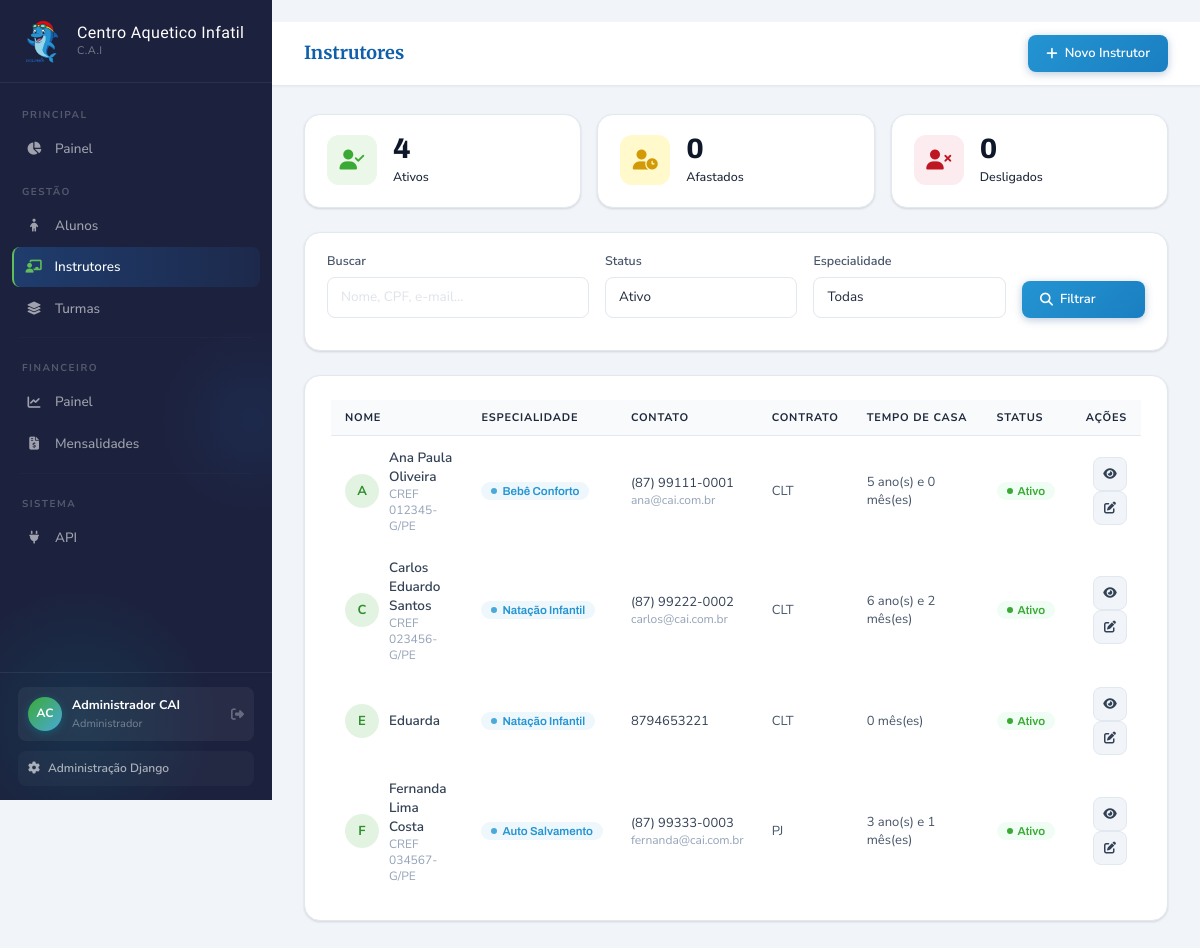
/professores/ (signed in), run on the app's committed database.
### apps/accounts/models.py (models this page shows, shortened)
class Usuario(AbstractUser):
    PERFIL_CHOICES = [
        ('admin', 'Administrador'),
        ('coordenacao', 'Coordenação'),
        ('financeiro', 'Financeiro'),
        ('professor', 'Professor'),
    ]
    perfil = models.CharField(
        max_length=20,
        choices=PERFIL_CHOICES,
        default='professor',
        verbose_name='Perfil'
    )
    telefone = models.CharField(max_length=20, blank=True, verbose_name='Telefone')
    foto = models.ImageField(
        upload_to='usuarios/', null=True, blank=True, verbose_name='Foto'
    )
    ativo = models.BooleanField(default=True, verbose_name='Ativo')
    criado_em = models.DateTimeField(auto_now_add=True)
    atualizado_em = models.DateTimeField(auto_now=True)
    class Meta:
        verbose_name = 'Usuário'
        verbose_name_plural = 'Usuários'
        ordering = ['first_name', 'last_name']

### apps/professores/models.py (models this page shows, shortened)
class Professor(models.Model):
    ESPECIALIDADE_CHOICES = [
        ('natacao_infantil', 'Natação Infantil'),
        ('bebe_conforto', 'Bebê Conforto'),
        ('auto_salvamento', 'Auto Salvamento'),
        ('hidroginastica', 'Hidroginástica'),
        ('geral', 'Geral'),
    ]
    STATUS_CHOICES = [
        ('ativo', 'Ativo'),
        ('afastado', 'Afastado'),
        ('desligado', 'Desligado'),
    ]
    TIPO_CONTRATO_CHOICES = [
        ('clt', 'CLT'),
        ('pj', 'PJ'),
        ('autonomo', 'Autônomo'),
        ('voluntario', 'Voluntário'),
    ]
    nome = models.CharField(max_length=150, verbose_name='Nome Completo')
    cpf = models.CharField(max_length=14, unique=True, verbose_name='CPF')
    rg = models.CharField(max_length=20, blank=True, verbose_name='RG')
    data_nascimento = models.DateField(null=True, blank=True, verbose_name='Data de Nascimento')
    telefone = models.CharField(max_length=20, verbose_name='Telefone')
    email = models.EmailField(blank=True, verbose_name='E-mail')
    cep = models.CharField(max_length=9, blank=True, verbose_name='CEP')
    logradouro = models.CharField(max_length=200, blank=True, verbose_name='Logradouro')
    numero = models.CharField(max_length=10, blank=True, verbose_name='Número')
    bairro = models.CharField(max_length=100, blank=True, verbose_name='Bairro')
    cidade = models.CharField(max_length=100, default='Araripina', verbose_name='Cidade')
    estado = models.CharField(max_length=2, default='PE', verbose_name='Estado')
    especialidade = models.CharField(
        max_length=30, choices=ESPECIALIDADE_CHOICES, default='natacao_infantil',
        verbose_name='Especialidade'
    )
    formacao = models.CharField(max_length=200, blank=True, verbose_name='Formação')
    registro_cref = models.CharField(max_length=30, blank=True, verbose_name='CREF')
    anos_experiencia = models.PositiveIntegerField(default=0, verbose_name='Anos de Experiência')
    tipo_contrato = models.CharField(
        max_length=20, choices=TIPO_CONTRATO_CHOICES, default='clt',
        verbose_name='Tipo de Contrato'
    )
    salario = models.DecimalField(
        max_digits=8, decimal_places=2, null=True, blank=True, verbose_name='Salário/Valor'
    )
    status = models.CharField(
        max_length=20, choices=STATUS_CHOICES, default='ativo', verbose_name='Status'
    )
    data_admissao = models.DateField(default=date.today, verbose_name='Data de Admissão')
    data_desligamento = models.DateField(null=True, blank=True, verbose_name='Data de Desligamento')
    foto = models.ImageField(
        upload_to='professores/fotos/', null=True, blank=True, verbose_name='Foto'
    )
    bio = models.TextField(blank=True, verbose_name='Biografia/Observações')
    criado_em = models.DateTimeField(auto_now_add=True)
    atualizado_em = models.DateTimeField(auto_now=True)
    class Meta:
        verbose_name = 'Professor/Instrutor'
        verbose_name_plural = 'Professores/Instrutores'
        ordering = ['nome']
    @property
    def tempo_de_casa(self):
        ref = self.data_desligamento or date.today()
        delta = ref - self.data_admissao
        anos = delta.days // 365
        meses = (delta.days % 365) // 30
        if anos > 0:
            return f"{anos} ano(s) e {meses} mês(es)"
        return f"{meses} mês(es)"

### apps/professores/views.py (the view)
# urls.py: path('', views.lista_professores, name='lista_professores'),
@login_required
def lista_professores(request):
    q = request.GET.get('q', '')
    status = request.GET.get('status', 'ativo')
    especialidade = request.GET.get('especialidade', '')
    professores = Professor.objects.all()
    if status:
        professores = professores.filter(status=status)
    if especialidade:
        professores = professores.filter(especialidade=especialidade)
    if q:
        professores = professores.filter(
            Q(nome__icontains=q) | Q(cpf__icontains=q) | Q(email__icontains=q)
        )
    ativos = Professor.objects.filter(status='ativo').count()
    afastados = Professor.objects.filter(status='afastado').count()
    desligados = Professor.objects.filter(status='desligado').count()
    context = {
        'professores': professores,
        'q': q,
        'status': status,
        'especialidade': especialidade,
        'ativos': ativos,
        'afastados': afastados,
        'desligados': desligados,
    }
    return render(request, 'professores/lista.html', context)

### templates/professores/lista.html (shortened to what this page needs)
﻿{% extends 'base.html' %}
{% block page_title %}Instrutores{% endblock %}
{% block topbar_actions %}
<a href="{% url 'novo_professor' %}" class="btn-cai btn-cai-primary"><i class="fas fa-plus"></i> Novo Instrutor</a>
{% endblock %}
{% block content %}
<div class="row g-3 mb-4">
  <div class="col-md-4">
    <div class="kpi-card green"><div class="kpi-icon-wrap green"><i class="fas fa-user-check"></i></div><div><div class="kpi-value">{{ ativos }}</div><div class="kpi-label">Ativos</div></div></div>
  </div>
  <div class="col-md-4">
    <div class="kpi-card gold"><div class="kpi-icon-wrap gold"><i class="fas fa-user-clock"></i></div><div><div class="kpi-value">{{ afastados }}</div><div class="kpi-label">Afastados</div></div></div>
  </div>
  <div class="col-md-4">
    <div class="kpi-card red"><div class="kpi-icon-wrap red"><i class="fas fa-user-times"></i></div><div><div class="kpi-value">{{ desligados }}</div><div class="kpi-label">Desligados</div></div></div>
  </div>
</div>
<div class="card-surface mb-4" style="padding:18px 22px;">
  <form method="get" class="row g-3 align-items-end">
    <div class="col-md-4"><label class="form-label">Buscar</label><input type="text" name="q" value="{{ q }}" class="form-control" placeholder="Nome, CPF, e-mail..."></div>
    <div class="col-md-3"><label class="form-label">Status</label><select name="status" class="form-select"><option value="ativo" {% if status == 'ativo' %}selected{% endif %}>Ativo</option></select></div>
    <div class="col-md-3"><label class="form-label">Especialidade</label><select name="especialidade" class="form-select"><option value="">Todas</option></select></div>
    <div class="col-md-2"><button type="submit" class="btn-cai btn-cai-primary w-100"><i class="fas fa-search"></i> Filtrar</button></div>
  </form>
</div>
<div class="card-surface">
  <div class="table-responsive">
    <table class="table-cai">
      <thead><tr><th>Nome</th><th>Especialidade</th><th>Contato</th><th>Contrato</th><th>Tempo de Casa</th><th>Status</th><th style="text-align:right;">Ações</th></tr></thead>
      <tbody>
        {% for p in professores %}
        <tr>
          <td><div style="display:flex;align-items:center;gap:10px;"><div class="avatar av-sm av-teal">{{ p.nome|first|upper }}</div><div><div style="font-weight:600;">{{ p.nome }}</div><div style="font-size:12px;color:#94a3b8;">{{ p.registro_cref|default:"" }}</div></div></div></td>
          <td><span class="bdg bdg-pendente">{{ p.get_especialidade_display }}</span></td>
          <td><div style="font-size:13px;">{{ p.telefone }}</div><div style="font-size:12px;color:#94a3b8;">{{ p.email|truncatechars:22 }}</div></td>
          <td style="color:#475569;font-size:13px;">{{ p.get_tipo_contrato_display }}</td>
          <td style="font-size:13px;color:#475569;">{{ p.tempo_de_casa }}</td>
          <td><span class="bdg bdg-{{ p.status }}">{{ p.get_status_display }}</span></td>
          <td style="text-align:right;"><a href="{% url 'perfil_professor' p.pk %}" class="btn-cai btn-cai-ghost btn-cai-icon btn-cai-sm"><i class="fas fa-eye"></i></a> <a href="{% url 'editar_professor' p.pk %}" class="btn-cai btn-cai-ghost btn-cai-icon btn-cai-sm"><i class="fas fa-edit"></i></a></td>
        </tr>
        {% empty %}
        <tr><td colspan="7"><div class="empty-state"><div class="empty-icon"><i class="fas fa-search"></i></div><div style="font-family:'Merriweather',serif;font-size:16px;color:#475569;">Nenhum instrutor encontrado</div></div></td></tr>
        {% endfor %}
      </tbody>
    </table>
  </div>
</div>
{% endblock %}

### templates/base.html (shortened to what this page needs)
﻿<!DOCTYPE html>
<html lang="pt-br">
{% load static %}
<head>
  <link href="https://cdnjs.cloudflare.com/ajax/libs/bootstrap/5.3.2/css/bootstrap.min.css" rel="stylesheet">
  <link href="https://cdnjs.cloudflare.com/ajax/libs/font-awesome/6.5.0/css/all.min.css" rel="stylesheet">
</head>
<body>
<nav id="sidebar">
  <div class="sidebar-brand">
    <a href="{% url 'home' %}" class="brand-link">
      <div class="brand-emblem"><img src="{% static 'img/mascote-cai.png' %}" alt="Mascote Dolphin C.A.I"></div>
      <div class="brand-text"><strong>Centro Aquetico Infatil</strong><small>C.A.I</small></div>
    </a>
  </div>
  <div class="sidebar-nav">
    <div class="nav-section-label">Principal</div>
    <div class="nav-item"><a href="{% url 'home' %}" class="nav-link {% if request.resolver_match.url_name == 'home' %}active{% endif %}"><span class="nav-icon"><i class="fas fa-chart-pie"></i></span>Painel</a></div>
    <div class="nav-section-label">Gestão</div>
    <div class="nav-item"><a href="{% url 'lista_alunos' %}" class="nav-link {% if 'aluno' in request.resolver_match.url_name %}active{% endif %}"><span class="nav-icon"><i class="fas fa-child"></i></span>Alunos</a></div>
    <div class="nav-item"><a href="{% url 'lista_professores' %}" class="nav-link {% if 'professor' in request.resolver_match.url_name %}active{% endif %}"><span class="nav-icon"><i class="fas fa-chalkboard-teacher"></i></span>Instrutores</a></div>
    <div class="nav-item"><a href="{% url 'lista_turmas' %}" class="nav-link {% if 'turma' in request.resolver_match.url_name %}active{% endif %}"><span class="nav-icon"><i class="fas fa-layer-group"></i></span>Turmas</a></div>
    <hr class="nav-divider">
    <div class="nav-section-label">Financeiro</div>
    <div class="nav-item"><a href="{% url 'financeiro' %}" class="nav-link {% if request.resolver_match.url_name == 'financeiro' %}active{% endif %}"><span class="nav-icon"><i class="fas fa-chart-line"></i></span>Painel</a></div>
    <div class="nav-item"><a href="{% url 'lista_mensalidades' %}" class="nav-link {% if 'mensalidade' in request.resolver_match.url_name %}active{% endif %}"><span class="nav-icon"><i class="fas fa-file-invoice-dollar"></i></span>Mensalidades</a></div>
    <hr class="nav-divider">
    <div class="nav-section-label">Sistema</div>
    <div class="nav-item"><a href="/api/v1/" target="_blank" class="nav-link"><span class="nav-icon"><i class="fas fa-plug"></i></span>API</a></div>
  </div>
  <div class="sidebar-footer">
    <div class="user-pill">
      <div class="user-avatar-sm">{{ request.user.first_name|first|upper }}{{ request.user.last_name|first|upper }}</div>
      <div class="user-info-sm"><strong>{{ request.user.get_full_name|default:request.user.username }}</strong><small>{{ request.user.get_perfil_display }}</small></div>
      <a href="{% url 'logout' %}" class="user-logout" title="Sair"><i class="fas fa-sign-out-alt"></i></a>
    </div>
    <a href="/admin/" target="_blank" class="sidebar-admin-link"><i class="fas fa-cog"></i>Administração Django</a>
  </div>
</nav>
<div id="main">
  <div class="topbar">
    <div class="topbar-title">{% block page_title %}C.A.I{% endblock %}</div>
    <div class="topbar-actions">{% block topbar_actions %}{% endblock %}</div>
  </div>
  <div class="page-content">{% block content %}{% endblock %}</div>
</div>
</body>
</html>

### data on the page
Usuario: user.first_name|first "A", user.last_name|first "C", user.get_full_name "Administrador CAI", user.perfil "Administrador"
Professor: nome|first "A", nome "Ana Paula Oliveira", registro_cref "CREF 012345-G/PE", especialidade "Bebê Conforto", telefone "(87) 99111-0001", email "ana@cai.com.br", tipo_contrato "CLT", tempo_de_casa "5 ano(s) e 0 mês(es)", status "Ativo"
Professor: nome|first "C", nome "Carlos Eduardo Santos", registro_cref "CREF 023456-G/PE", especialidade "Natação Infantil", telefone "(87) 99222-0002", email "carlos@cai.com.br", tipo_contrato "CLT", tempo_de_casa "6 ano(s) e 2 mês(es)", status "Ativo"
Professor: nome|first "E", nome "Eduarda", especialidade "Natação Infantil", telefone "8794653221", tipo_contrato "CLT", tempo_de_casa "0 mês(es)", status "Ativo"
Professor: nome|first "F", nome "Fernanda Lima Costa", registro_cref "CREF 034567-G/PE", especialidade "Auto Salvamento", telefone "(87) 99333-0003", email "fernanda@cai.com.br", tipo_contrato "PJ", tempo_de_casa "3 ano(s) e 1 mês(es)", status "Ativo"

### other printed values
{{ ativos }} "4"
{{ afastados }} "0"
{{ desligados }} "0"
